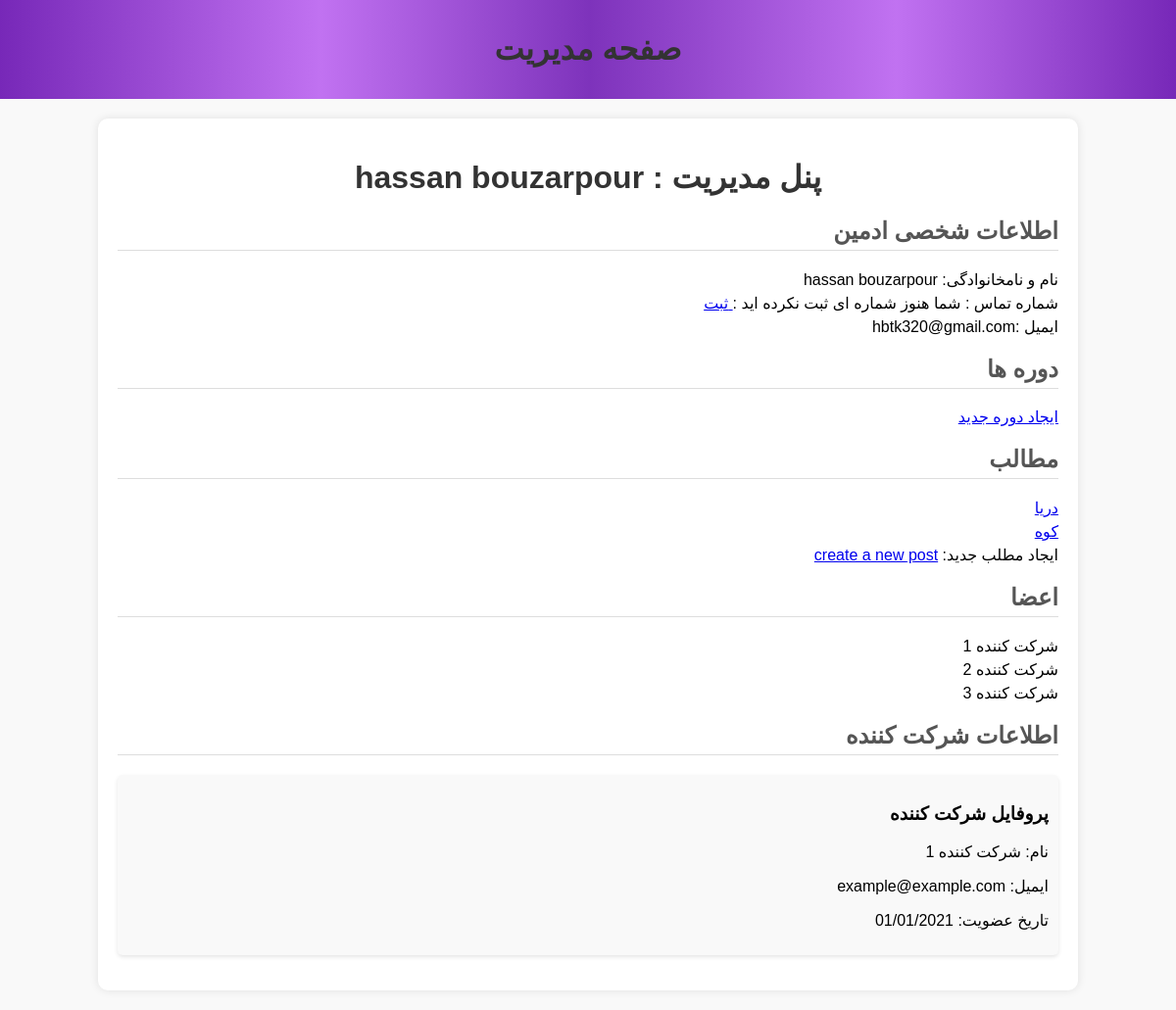
Page /admin (signed in) on the earlier database version.
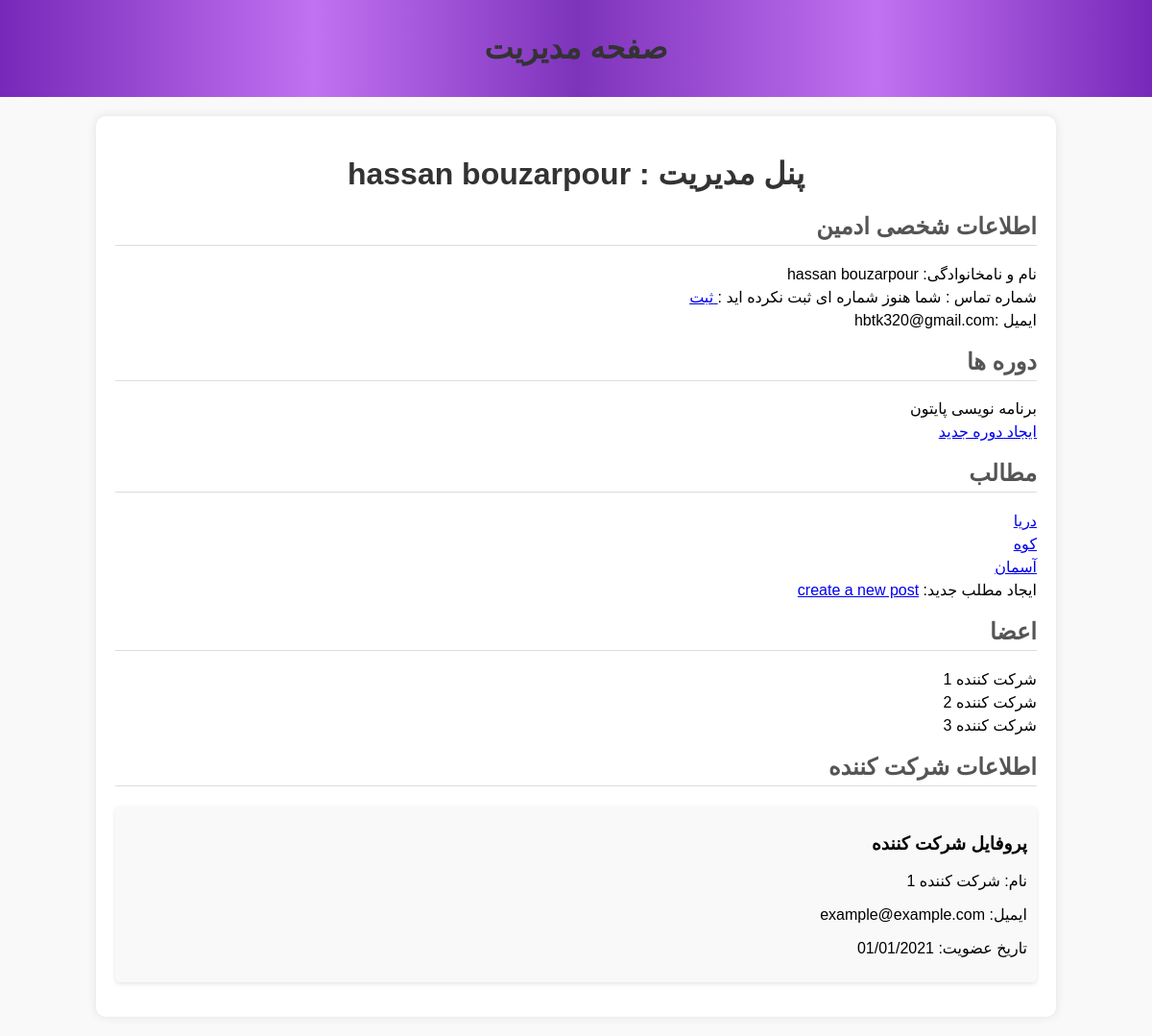
Same page on the later database version.
### runnit_project/models.py (models this page shows, shortened)
class Post(db.Model):
    post_id = db.Column(db.Integer, primary_key=True)
    title = db.Column(db.String(100), nullable=False)
    body = db.Column(db.Text, nullable=False)
    image = db.Column(db.String(200),nullable = True)
    user_id = db.Column(db.Integer, db.ForeignKey('user.user_id'), nullable=False)

class Course(db.Model):
    user_id = db.Column(db.Integer, db.ForeignKey('user.user_id'), nullable=False)
    course_id = db.Column(db.Integer, primary_key=True)
    name = db.Column(db.String(100), nullable=False)
    body = db.Column(db.Text, nullable=False)
    rating = db.Column(db.Integer)
    image = db.Column(db.String(200))

### runnit_project/routes.py (the view)
@app.route("/admin")
@admin_required
@login_required
def admin_panel():
    user_id = session["user_id"]
    user = User.query.filter_by(user_id = user_id).first()
    courses = Course.query.filter_by(user_id = user_id)
    posts = Post.query.filter_by(user_id = user_id)
    return render_template("admin_panel.html",user=user,courses = courses,posts=posts)

### run.py (called while the page is built, shortened)
@app.before_request
def create_initials():
    if not "language" in session:
        session["language"] = 'fa'
    global initialization_done

### runnit_project/templates/admin_panel.html (shortened to what this page needs)
<!DOCTYPE html>
<html lang="fa">
<head>
    <link rel="stylesheet" type="text/css" href="{{url_for('static' , filename = 'css/style2.css')}}">
</head>
<body>
    <header>
        <h1>صفحه مدیریت</h1>
    </header>
    <div class="admin-panel">
        <h1>پنل مدیریت : {{user.firstname}} {{user.lastname}} </h1>
        <ul>
        <div class="courses">
            <h2>اطلاعات شخصی ادمین</h2>
            <ul>
                <li>نام و نامخانوادگی: {{user.firstname}} {{user.lastname}}</li>
                <li>شماره تماس :{%if user.phone %}{{user.phone}}{% else %} شما هنوز شماره ای ثبت نکرده اید  :<a href="{{url_for('enter_phone')}}"> ثبت</a>{% endif %}</li>
                <li>ایمیل :{{user.email}} </li>
            </ul>
        </div>
                <div class="members">
                    <h2>دوره ها</h2>
                    <ul>{% if courses %}
                        {% for course in  courses %}
                        <li>{{course.name}}</li>{% endfor %}
                    </ul>
                    <a href="{{ url_for('create_course') }}"> ایجاد دوره جدید </a></li>
                </div>
                {% else %}
                هنوز دوره ای ایجاد نکرده اید :
                 <a href="{{ url_for('create_course') }}"> ایجاد دوره جدید </a></li>
                </div>
                {% endif %}
        <div class="courses">
            <h2>مطالب</h2>
            <ul>{% if posts %}
                {% for post in posts %}
                <li><a href="{{url_for('post_detail',post_id = post.post_id)}}">{{post.title}}</a></li>
                {% endfor %}
            </ul>
           ایجاد مطلب جدید: <a href="{{ url_for('create_post') }}"> create a new post</a></li>
        </div>
        {% else %}
        هنوز مطلبی ایجاد نکرده اید :
        <a href="{{ url_for('create_post') }}"> ایجاد مطلب جدید</a></li>
    </div>
        {% endif %}
        <div class="members">
            <h2>اعضا</h2>
            <ul>
                <li>شرکت کننده 1</li>
                <li>شرکت کننده 2</li>
                <li>شرکت کننده 3</li>
            </ul>
        </div>
        <div class="participant-info">
            <h2>اطلاعات شرکت کننده</h2>
            <div class="profile">
                <h3>پروفایل شرکت کننده</h3>
                <p>نام: شرکت کننده 1</p>
                <p>ایمیل: example@example.com</p>
                <p>تاریخ عضویت: 01/01/2021</p>
            </div>
        </div>
    </div>
</body>
</html>

Differences in the rows shown:
added Course: name "برنامه نویسی پایتون"
added Post: title "آسمان"
